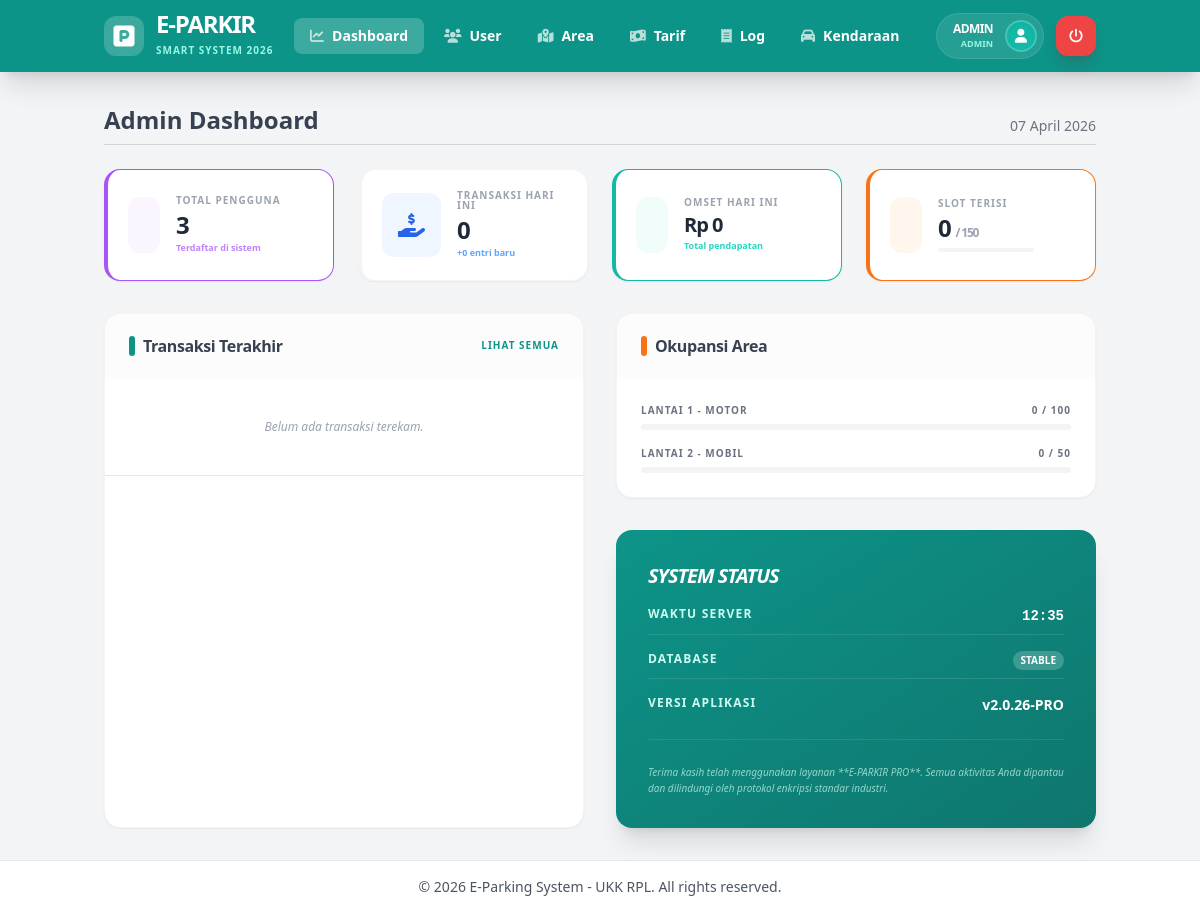
Page /pages/admin/dashboard.php?msg=login_success (signed in) on the earlier database version.
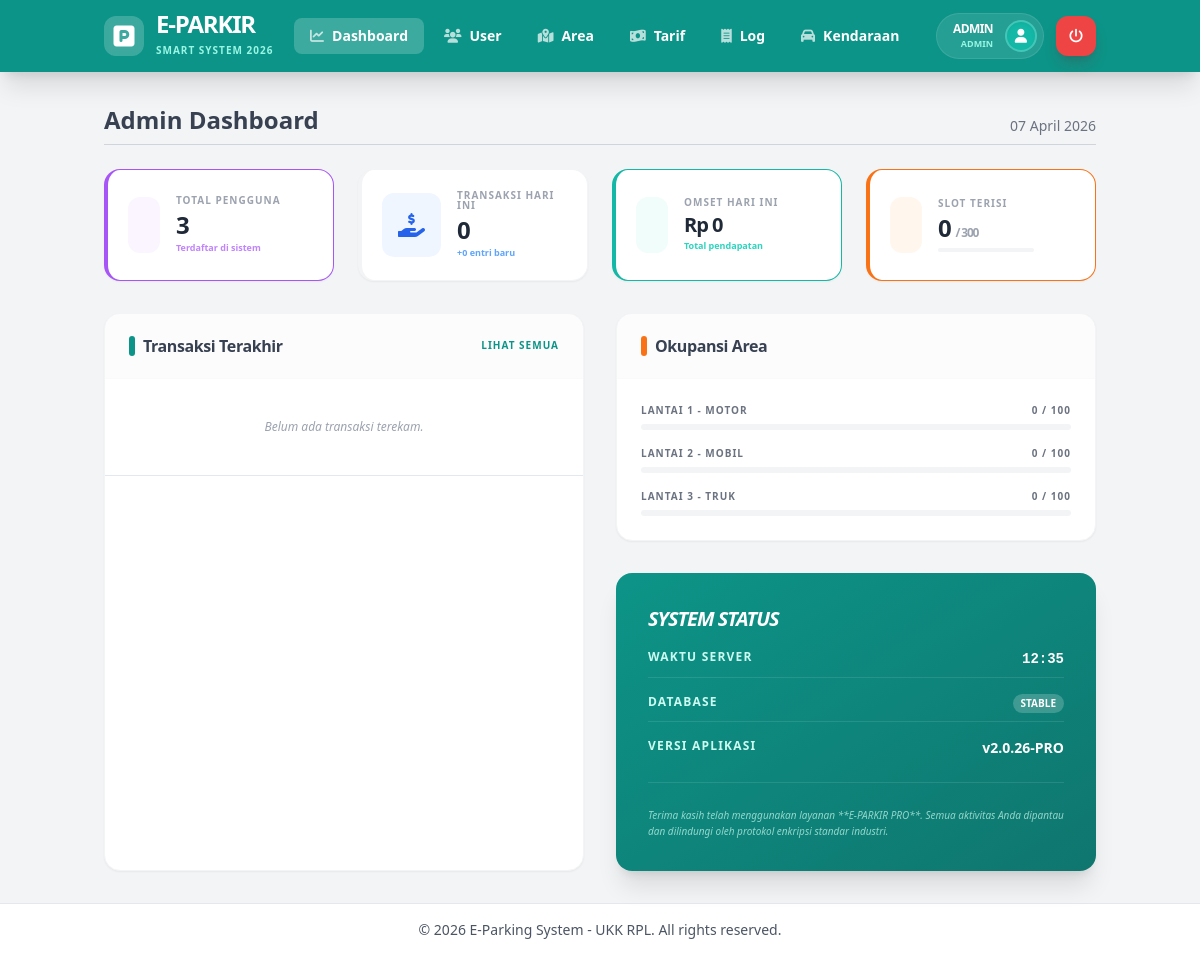
Same page on the later database version.
### tables this page shows
CREATE TABLE IF NOT EXISTS area_parkir (
    id_area INT AUTO_INCREMENT PRIMARY KEY,
    nama_area VARCHAR(50) NOT NULL,
    kapasitas INT NOT NULL,
    terisi INT DEFAULT 0
);

### pages/admin/dashboard.php (the view, shortened to what the changed rows need)
<?php
require_once __DIR__ . '/../../config/db.php';
$res_parkir = mysqli_query($conn, "SELECT COUNT(*) as total FROM transaksi WHERE status = 'masuk'");
$parkir_aktif = mysqli_fetch_assoc($res_parkir)['total'] ?? 0;
$res_cap = mysqli_query($conn, "SELECT SUM(kapasitas) as total FROM area_parkir");
$total_kapasitas = mysqli_fetch_assoc($res_cap)['total'] ?? 0;
include __DIR__ . '/../../includes/header.php';
?>
<div class="grid grid-cols-1 md:grid-cols-2 lg:grid-cols-4 gap-6 mb-8 group">
    <div class="bg-white rounded-2xl shadow-sm border border-gray-100 p-5 flex items-center space-x-4 hover:shadow-xl hover:-translate-y-1 transition duration-300 border-l-4 border-orange-500">
        <div>
            <h4 class="text-2xl font-black text-gray-800 tracking-tighter"><?php echo $parkir_aktif; ?> <small class="text-xs text-gray-400">/ <?php echo $total_kapasitas; ?></small></h4>
        </div>
    </div>
</div>
<div class="grid grid-cols-1 lg:grid-cols-2 gap-8">
    <div class="space-y-8">
        <div class="bg-white rounded-2xl shadow-sm border border-gray-100 overflow-hidden">
            <div class="p-6 space-y-4">
                <?php
                $q_area = "SELECT * FROM area_parkir LIMIT 3";
                $res_area = mysqli_query($conn, $q_area);
                while($row = mysqli_fetch_assoc($res_area)):
                ?>
                <div>
                    <div class="flex justify-between text-[10px] font-black text-gray-500 uppercase tracking-widest mb-1.5">
                        <span><?php echo $row['nama_area']; ?></span>
                        <span><?php echo $row['terisi']; ?> / <?php echo $row['kapasitas']; ?></span>
                    </div>
                    <div class="w-full h-1.5 bg-gray-100 rounded-full overflow-hidden">
                    </div>
                </div>
                <?php endwhile; ?>
            </div>
        </div>
    </div>
</div>
<?php include __DIR__ . '/../../includes/footer.php'; ?>

Differences in the rows shown:
changed area_parkir "LANTAI 2 - MOBIL": kapasitas "50" → "100"
added area_parkir: nama_area "LANTAI 3 - TRUK", terisi "0", kapasitas "100"
Other differences:
$total_kapasitas: "150" → "300"
